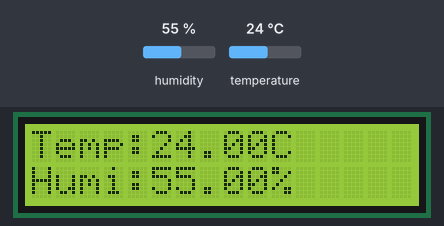
The sketch below on a simulated ESP32. On the bench: 16×2 character LCD. Inputs (shaded band) come from the test bench; at power-on: humidity 55 %, temperature 24 °C. What the sketch prints to the serial monitor is not drawn.

Above: at 1.2 s.
1.3 s: humidity set to 22 %
At 3.5 s:
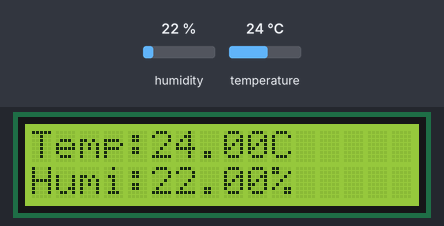
4.0 s: temperature set to 12 °C
At 4.5 s:
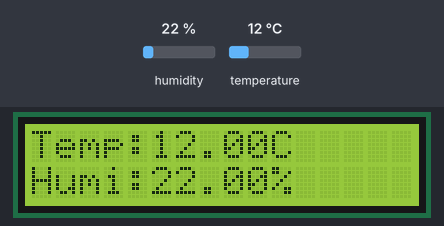
6.7 s: humidity set to 40 %
At 8.8 s:
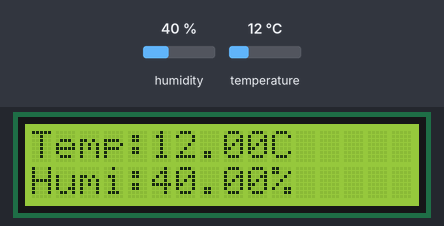
9.8 s: temperature set to 19 °C
At 11.0 s:
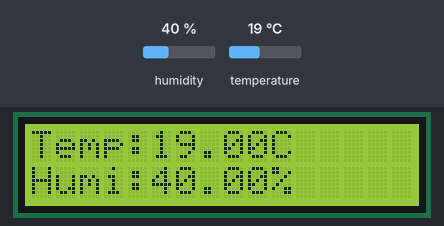
Timing chart, 0 to 12.8 s (numbered marks = the images above; inputs shaded):
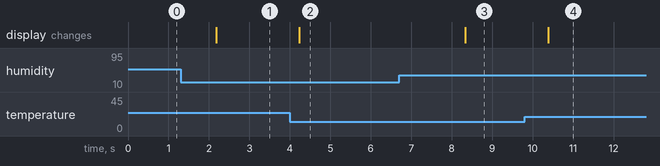

The sketch:

LCD_DHT.ino
```cpp
#include <Wire.h>
#include <DHT.h>
#include <LiquidCrystal_I2C.h>

#define DHTPIN 4
#define DHTTYPE DHT11

DHT dht(DHTPIN, DHTTYPE);
LiquidCrystal_I2C lcd(0x27, 16, 2);

void setup() {
  Serial.begin(9600);

  Wire.begin(21, 22);      // ESP32 SDA=21, SCL=22
  dht.begin();

  lcd.init();
  lcd.backlight();

  lcd.setCursor(0, 0);
  lcd.print("DHT11 & ESP32");
}

void loop() {
  float h = dht.readHumidity();
  float t = dht.readTemperature();

  if (isnan(h) || isnan(t)) {
    Serial.println("Sensor Error");
    lcd.setCursor(0, 1);
    lcd.print("Sensor Error    ");
    delay(2000);
    return;
  }

  // ----- Serial -----
  Serial.print("Nhiet do: ");
  Serial.print(t);
  Serial.print(" *C   Do am: ");
  Serial.print(h);
  Serial.println(" %");

  // ----- LCD -----
  lcd.setCursor(0, 0);
  lcd.print("Temp:");
  lcd.print(t);
  lcd.print("C   ");

  lcd.setCursor(0, 1);
  lcd.print("Humi:");
  lcd.print(h);
  lcd.print("%   ");

  delay(2000);
}
```

Measured:
- after the input at 1.3 s, the display: changes after 0.88 s (image 1)
- after the input at 4.0 s, the display: changes after 0.23 s (image 2)
- after the input at 6.7 s, the display: changes after 1.6 s (image 3)
- after the input at 9.8 s, the display: changes after 0.58 s (image 4)
